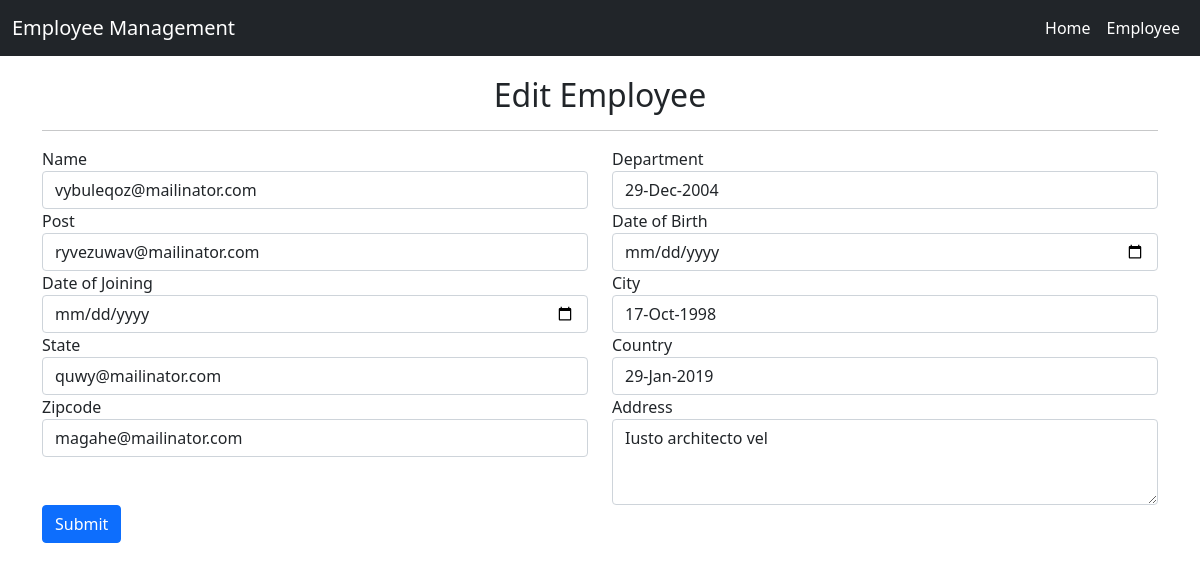
Page /employee-edit/4 on the committed database.
### EMS/models.py (models this page shows, shortened)
class Employee(BaseModel):
    name = models.CharField(max_length=100, null=True, blank=True)
    dob = models.DateField(null=True, blank=True)
    doj = models.DateField(null=True, blank=True)
    department = models.CharField(max_length=100, null=True, blank=True)
    post = models.CharField(max_length=100, null=True, blank=True)
    address = models.CharField(max_length=100, null=True, blank=True)
    city = models.CharField(max_length=100, null=True, blank=True)
    country = models.CharField(max_length=100, null=True, blank=True)
    zipcode = models.CharField(max_length=100, null=True, blank=True)
    state = models.CharField(max_length=100, null=True, blank=True)
    active = models.BooleanField(default=True)
    leave_count = models.IntegerField(null=True, blank=True, default=0)
    on_leave = models.BooleanField(default=False)

### EMS/views.py (the view, shortened to what this page needs)
# urls.py: path('employee-edit/<int:pid>', views.edit_employee, name="edit_employee"),
def edit_employee(request, pid):
    emp_data =Employee.objects.get(id=pid)
    return render(request, 'edit_employee.html', {'emp_data':emp_data})

### EMS/templates/edit_employee.html (shortened to what this page needs)
{% extends 'index.html' %}
{% block body %}
<div class="container">
    <h2 style="margin-top:20px" align="center">Edit Employee</h2>
    <hr>
    <form method="post" action="" enctype="multipart/form-data">
        <div class="row">
            <div class="form-group col-md-6">
                <label for="inputEmail4">Name</label>
                <input type="text" class="form-control" name="name" id="inputEmail4" value="{{emp_data.name}}" required
                    placeholder="Enter Full Name">
            </div>
            <div class="form-group col-md-6">
                <label for="inputPassword4">Department</label>
                <input type="text" class="form-control" name="department" id="inputPassword4"
                    value="{{emp_data.department}}" required placeholder="Department">
            </div>
        </div>
        <div class="row">
            <div class="form-group col-md-6">
                <label for="inputEmail4">Post</label>
                <input type="text" class="form-control" name="post" id="inputEmail4" value="{{emp_data.post}}" required
                    placeholder="Post">
            </div>
            <div class="form-group col-md-6">
                <label for="inputPassword4">Date of Birth</label>
                <input type="date" class="form-control" name="dob" id="inputPassword4" value="{{emp_data.dob|date:"
                    Y-m-d"}}" required>
            </div>
        </div>
        <div class="row">
            <div class="form-group col-md-6">
                <label for="inputEmail4">Date of Joining</label>
                <input type="date" class="form-control" name="doj" id="inputEmail4" value="{{emp_data.doj|date:"
                    Y-m-d"}}" required>
            </div>
            <div class="form-group col-md-6">
                <label for="inputPassword4">City</label>
                <input type="text" class="form-control" name="city" id="inputPassword4" value="{{emp_data.city}}"
                    required placeholder="Enter City">
            </div>
        </div>
        <div class="row">
            <div class="form-group col-md-6">
                <label for="inputEmail4">State</label>
                <input type="text" class="form-control" name="state" id="inputEmail4" value="{{emp_data.state}}"
                    required placeholder="Enter State">
            </div>
            <div class="form-group col-md-6">
                <label for="inputPassword4">Country</label>
                <input type="text" class="form-control" name="country" id="inputPassword4" value="{{emp_data.country}}"
                    required placeholder="Enter Country">
            </div>
        </div>
        <div class="row">
            <div class="form-group col-md-6">
                <label for="inputEmail4">Zipcode</label>
                <input type="text" class="form-control" name="zipcode" id="inputEmail4" value="{{emp_data.zipcode}}"
                    required placeholder="Enter zipcode">
            </div>
            <div class="form-group col-md-6">
                <label for="exampleFormControlTextarea1">Address</label>
                <textarea class="form-control" id="exampleFormControlTextarea1" name="address"
                    rows="3">{{emp_data.address}}</textarea>
            </div>
        </div>
        <button type="submit" class="btn btn-primary">Submit</button>
    </form>
</div>
{% endblock %}

### rows in the picture
Employee: name "vybuleqoz@mailinator.com", department "29-Dec-2004", post "ryvezuwav@mailinator.com", city "17-Oct-1998", state "quwy@mailinator.com", country "29-Jan-2019", zipcode "magahe@mailinator.com", address "Iusto architecto vel"
